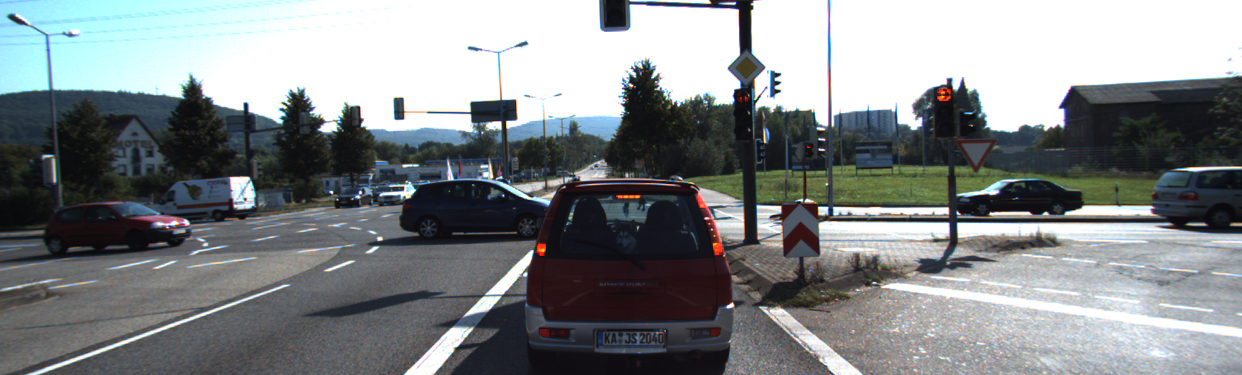
#> input picture left.png, 1242 x 375 px
$ python main.py
#> lines starting #> are read from the running program, lines starting #| are printed output that depends on the picture
import cv2
import numpy as np

# Load stereo pair
left = cv2.imread('left.png', 0)
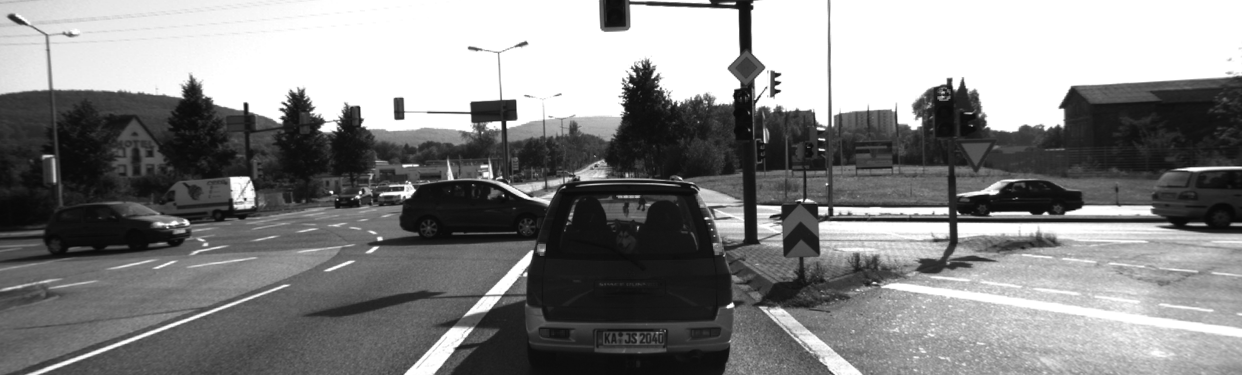
#> left: shape (375, 1242); min 7, max 255, mean 132.6
right = cv2.imread('right.png', 0)
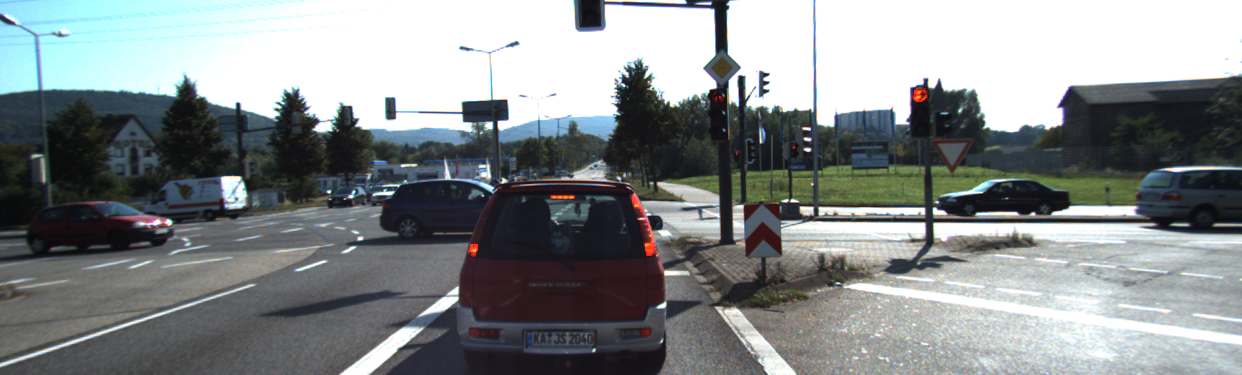
#> input picture right.png, 1242 x 375 px
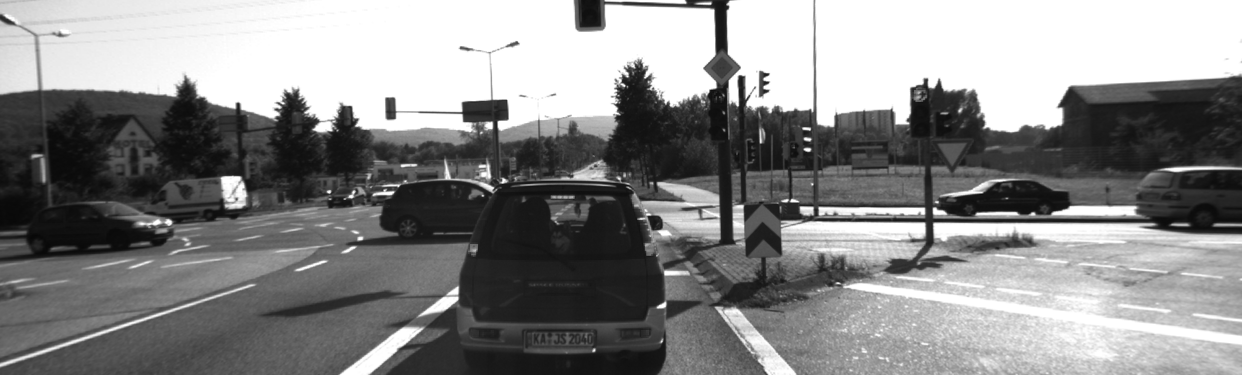
#> right: shape (375, 1242); min 7, max 255, mean 136.3

# Create stereo matcher
stereo = cv2.StereoSGBM_create(minDisparity=0,
                               numDisparities=16*5,
                               blockSize=5,
                               P1=8*3*5**2,
                               P2=32*3*5**2)

# Compute disparity map
disparity = stereo.compute(left, right).astype(np.float32) / 16.0
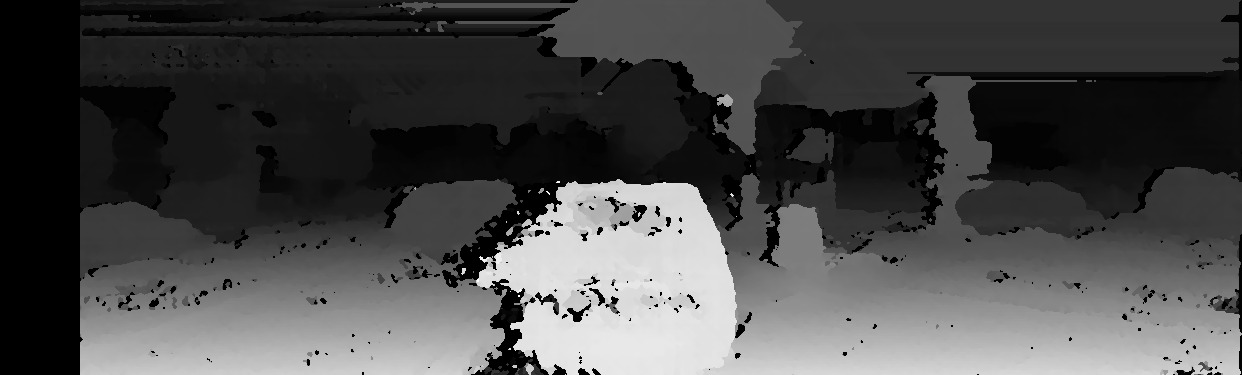
#> disparity: shape (375, 1242) float32; min -1, max 78, mean 21.8; drawn with min black and max white

# Normalize and display
disp_vis = cv2.normalize(disparity, None, 0, 255, cv2.NORM_MINMAX)
cv2.imshow('Disparity', disp_vis.astype(np.uint8))
cv2.waitKey(0)
cv2.destroyAllWindows()
